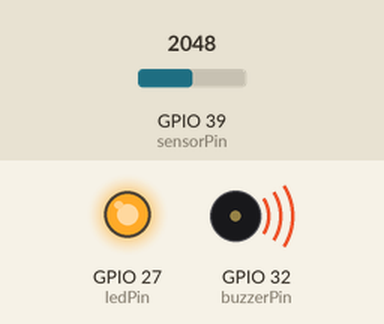
Simulated run of this sketch. Board: ESP32. Parts: output pins drawn as LEDs (lit = HIGH), buzzer (waves = sounding). Inputs (shaded band) come from the test bench; at power-on: GPIO 39 (sensorPin) = 2048. What the sketch prints to the serial monitor is not drawn.

Above: at 1.2 s.
1.3 s: GPIO 39 (sensorPin) set to 718
4.3 s: GPIO 39 (sensorPin) set to 606
At 4.9 s:
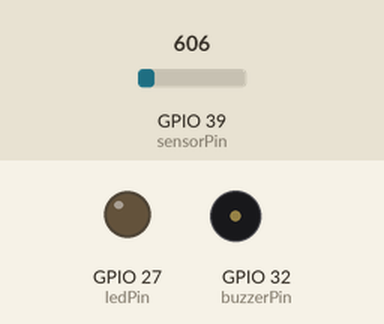
Timing chart, 0 to 7.3 s (numbered marks = the images above; inputs shaded):
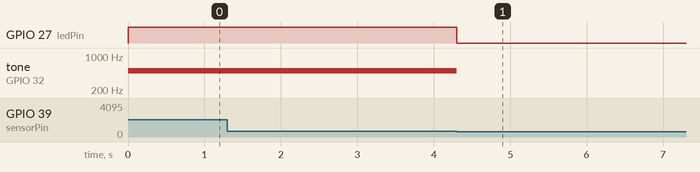

The sketch:

aurasense.ino
```cpp
#include <WiFi.h>
#include <WebServer.h>
#include <DNSServer.h>

// Variaveis de Conexao AP (Access Point)
const char* ap_ssid = "ConfigSensor";         // Nome da rede Wi-Fi que o ESP32 vai criar
const char* ap_password = "";                 // Senha para se conectar ao AP do ESP32
IPAddress apIP(192, 168, 4, 1);               // IP padrao do ESP32 quando ele e um AP

DNSServer dnsServer;                          // Servidor DNS para redirecionamento automatico
WebServer webServer(80);                      // Servidor WEB para servir as páginas

// Pinos do hardware
int sensorPin = 39;
int ledPin = 27;
int buzzerPin = 32;

// Variaveis de Config
int buzzerTone = 500;
int limiteGas = 700;

int valorSensor;
bool alarmeAtivo = false;

// PAGINAS HTML
const char* HTML_HOME_PAGE = R"rawliteral(
<!DOCTYPE html>
<html>
<head>
    <meta name="viewport" content="width=device-width, initial-scale=1">
    <title>Config. Sensor Gas</title>
    <style>
        body{font-family: Arial, sans-serif; text-align: center; margin-top: 50px; background-color: #e0f7fa;}
        h1{color: #00796b;}
        form{background-color: #ffffff; margin: 20px auto; padding: 20px; border-radius: 8px; box-shadow: 0 2px 4px rgba(0,0,0,0.1); max-width: 400px;}
        label{display: block; margin-bottom: 5px; color: #333;}
        input[type="number"] {width: calc(100% - 22px); padding: 10px; margin-bottom: 10px; border: 1px solid #ddd; border-radius: 4px;}
        input[type="submit"] {background-color: #00796b; color: white; padding: 10px 15px; border: none; border-radius: 4px; cursor: pointer; font-size: 16px;}
        input[type="submit"]:hover {background-color: #004d40;}
        p{color: #555;}
    </style>
</head>
<body>
    <h1>Configuracoes do Sensor de Gas</h1>

    <form action="/update_settings" method="post">
        <label for="limiteGas">Limite do Sensor de Gas (0-4000):</label>
        <input type="number" id="limiteGas" name="limiteGas" min="0" max="4000" value="%LIMITE_GAS%"><br><br>

        <label for="buzzerTone">Frequencia do Buzzer (Hz):</label>
        <input type="number" id="buzzerTone" name="buzzerTone" min="200" max="2000" value="%BUZZER_TONE%"><br><br>

        <input type="submit" value="Salvar Configuracoes">
    </form>
</body>
</html>
)rawliteral";


// FUNCOES DO SERVIDOR WEB

void handleRoot() {
  String html = HTML_HOME_PAGE;
  html.replace("%LIMITE_GAS%", String(limiteGas));
  html.replace("%BUZZER_TONE%", String(buzzerTone));
  webServer.send(200, "text/html", html);
}

void handleUpdateSettings() {
  if (webServer.hasArg("limiteGas")) {
    limiteGas = webServer.arg("limiteGas").toInt();
    if (limiteGas < 0) limiteGas = 0;
    if (limiteGas > 4000) limiteGas = 4000;
  }
  if (webServer.hasArg("buzzerTone")) {
    buzzerTone = webServer.arg("buzzerTone").toInt();
    if (buzzerTone < 200) buzzerTone = 200;
    if (buzzerTone > 2000) buzzerTone = 2000;
  }

  webServer.sendHeader("Location", "/", true);
  webServer.send(302, "text/plain", ""); // Redireciona para a pagina inicial
}

void handleNotFound() {
  webServer.send(404, "text/plain", "Nao encontrado");
}

// Configurar o ESP como AP
void startWiFiAP() {
  WiFi.mode(WIFI_AP); // Define para operar em Access Point
  WiFi.softAP(ap_ssid, ap_password); // Inicia

  Serial.print("AP iniciado: ");
  Serial.print(ap_ssid);
  Serial.print(" IP: ");
  Serial.println(WiFi.softAPIP());

  dnsServer.start(53, "*", apIP); // Inicia o servidor DNS para redirecionamento
}

// SETUP e LOOP principais
void setup() {
  pinMode(sensorPin, INPUT);
  pinMode(buzzerPin, OUTPUT);
  pinMode(ledPin, OUTPUT);

  Serial.begin(115200);

  startWiFiAP();

  // Lida com as paginas
  webServer.on("/", handleRoot);
  webServer.on("/update_settings", HTTP_POST, handleUpdateSettings);
  webServer.onNotFound(handleNotFound);

  webServer.begin();
  Serial.println("Servidor Web iniciado.");
}

void loop() {
  dnsServer.processNextRequest(); // Processa requisicoes DNS para o captive portal
  webServer.handleClient();       // Processa as requisicoes HTTP

  int valorSensor = analogRead(sensorPin);

  if (valorSensor > limiteGas && !alarmeAtivo) {
      digitalWrite(ledPin, HIGH);
      tone(buzzerPin, buzzerTone);
      alarmeAtivo = true;
      Serial.println("Alarme ATIVADO!");
  } else if (valorSensor <= (limiteGas - 50) && alarmeAtivo) {
      digitalWrite(ledPin, LOW);
      noTone(buzzerPin);
      alarmeAtivo = false;
      Serial.println("Alarme DESATIVADO!");
  }

  // Serial prints para debug
  Serial.print("Sensor: ");
  Serial.print(valorSensor);
  Serial.print(" Limite: ");
  Serial.print(limiteGas);
  Serial.print(" Alarme Ativo: ");
  Serial.println(alarmeAtivo ? "SIM" : "NAO");
}
```

Measured:
- the behaviour switches between 651 and 650 on GPIO 39 (sensorPin) (found by bisection; images 0 and 1)
- after the input at 4.3 s, GPIO 27 (ledPin): HIGH → LOW at once; tone on GPIO 32 (buzzerPin): 500 Hz → silent at once
